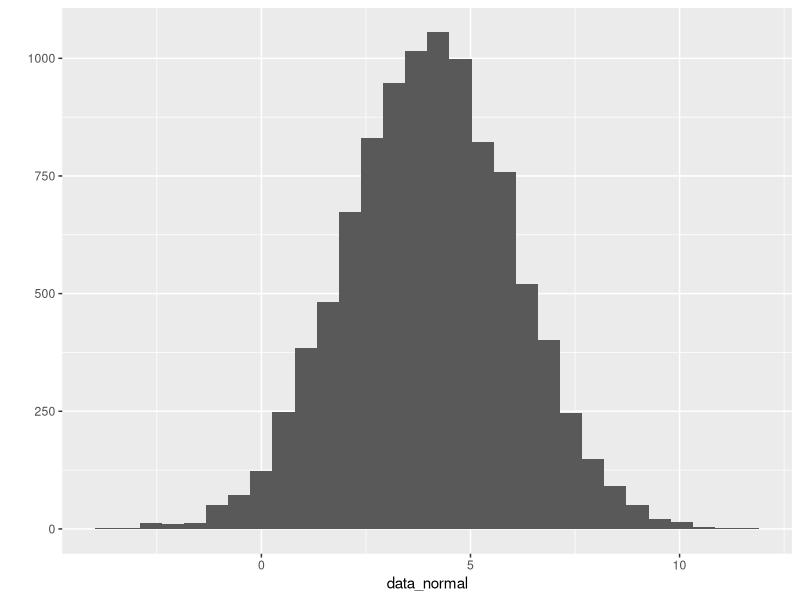
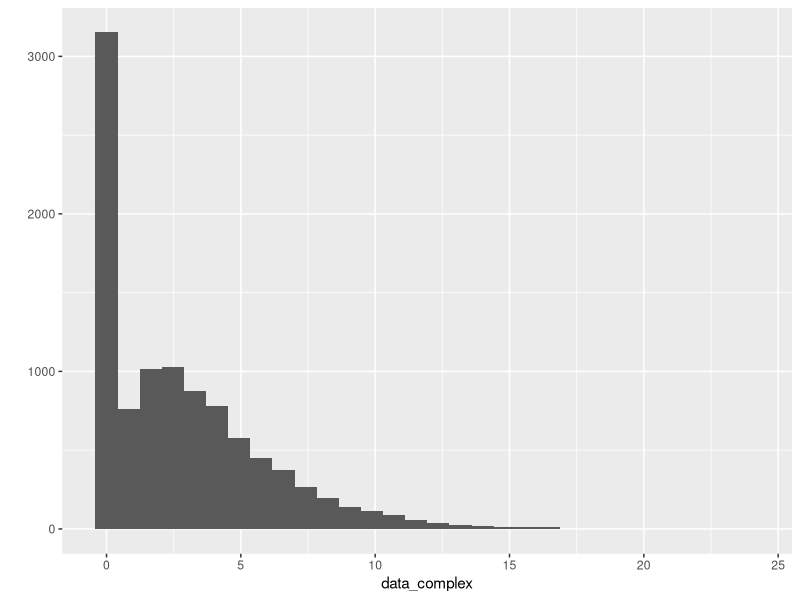
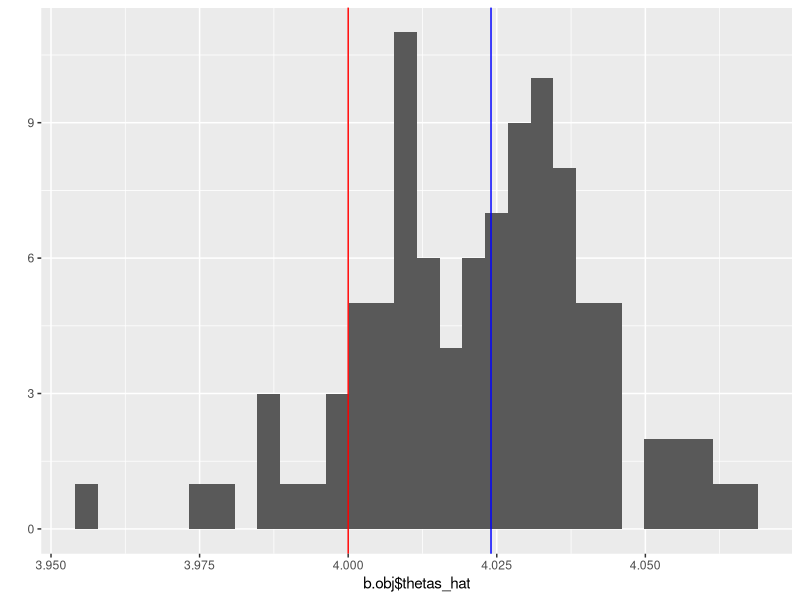
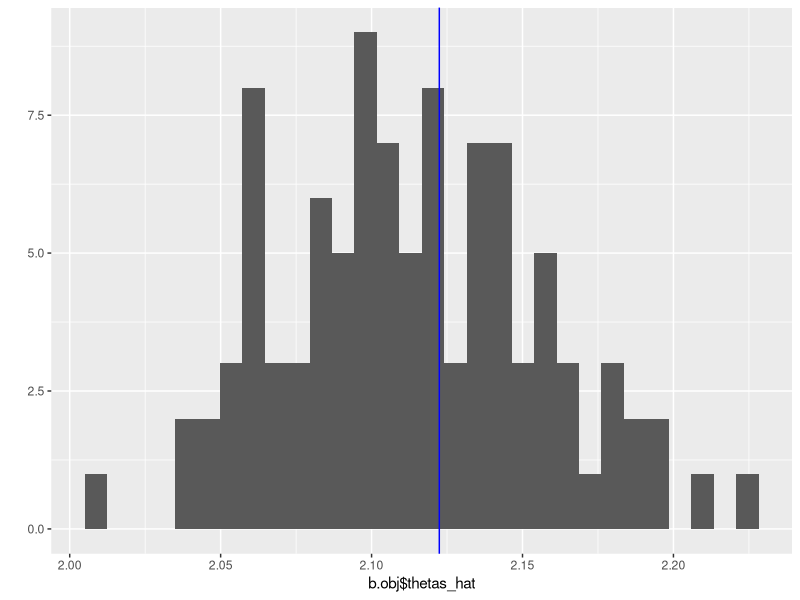

Write R code to recreate these figures, in order.
rm(list = ls())
library(ggplot2)
set.seed(1986)

n <- 10000

# Data generated from normal distribution  
mu <- 4
sigma <- 2
data_normal <- rnorm(n, mean = mu, sd = sigma)
qplot(data_normal) 

# Data generated from a more complex distribution
occurence <- rbinom(n, 1, prob = 0.7) 
intensity <- rgamma(n, shape = 2, scale = 2)
data_complex <- occurence*intensity
qplot(data_complex) 

b.theta <- function(data, B, s) {
  thetas_hat <- NULL
  for(b in seq(B)){
    bootstrap_sample <- sample(data, replace = T)
    theta_hat <- s(bootstrap_sample)
    thetas_hat <- c(thetas_hat, theta_hat)
  }
  std.err <- sd(thetas_hat)
  list(std.err = std.err, thetas_hat = thetas_hat)
}

#### Better function ####
# b.theta <- function(data, B, s) {
#  bootstrap_samples <- lapply(seq(B), function(i) sample(data, replace=T))
#  thetas_hat <- sapply(bootstrap_samples, s)
#  std.err <- sd(thetas_hat)
# list(std.err = std.err, thetas_hat = thetas_hat)
# }

B <- 100

# Standard errors for sample mean
b.obj <- b.theta(data_normal, B, mean)
boot_std.err <- b.obj$std.err
theo_std.err <- sigma / sqrt(n)
c(theo_std.err, boot_std.err)
qplot(b.obj$thetas_hat) + geom_vline(xintercept = mean(data_normal), col='blue') +
  geom_vline(xintercept = mu, col='red')

# Standard errors for sample median
b.obj <- b.theta(data_complex, B, median)
boot_std.err <- b.obj$std.err
print(boot_std.err)
qplot(b.obj$thetas_hat) + geom_vline(xintercept = median(data_complex), col='blue')

